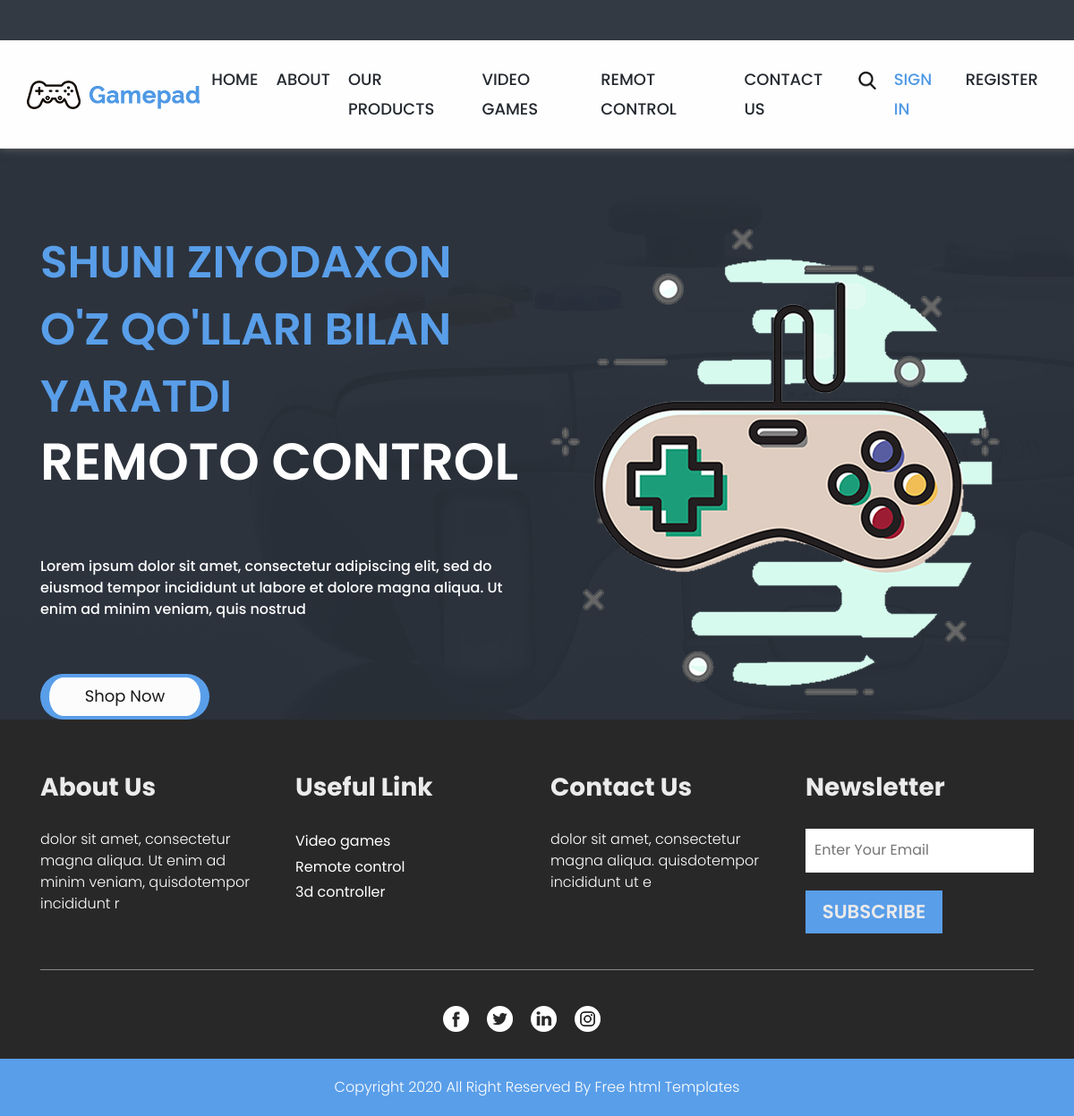
The page /remot/ on the database its author committed.
### blog/models.py (models this page shows, shortened)
class Uchdi(models.Model):
    name = models.CharField(max_length=200)
    image = models.ImageField(upload_to='uchdi/')

### blog/views.py (the view)
# urls.py: path('remot/',    Remot,     name="remot"),
def Remot(request):
    uchdi = Uchdi.objects.all()
    context = {
        'uchdi': uchdi
    }
    return render(request, 'remot.html', context=context)

### templates/remot.html
{% extends 'base.html' %}
{% load static %}
{% block content %}
  <div class="video_section layout_padding padding_video_0">
    <div class="container">
      {% for uch in uchdi%}
      <div class="row">
        <div class="col-md-6">
          <h1 class="video_text_2">{{uch.name}}</h1>
          <h1 class="controller_text_2">remoto control</h1>
          <p class="banner_text_2">Lorem ipsum dolor sit amet, consectetur adipiscing elit, sed do eiusmod tempor incididunt ut labore et dolore magna aliqua. Ut enim ad minim veniam, quis nostrud</p>
          <div class="shop_bt"><a href="#">Shop Now</a></div>
        </div>
        <div class="col-md-6">
          <div class="image_4"><img src="{{uch.image.url}}"></div>
        </div>
      </div>
      {% endfor %}
    </div>
  </div>
{% endblock content %}

### static/css/style.css (style rules this page uses)
* { box-sizing: border-box !important; transition: ease all 0.5s; }
html { scroll-behavior: smooth; }
body { color: #666666; font-size: 14px; font-family:Poppins; line-height: 1.80857; font-weight: normal; overflow-x: hidden; }
a { color: #1f1f1f; text-decoration: none !important; outline: none !important; -webkit-transition: all .3s ease-in-out; -moz-transition: all .3s ease-in-out; -ms-transition: all .3s ease-in-out; -o-transition: all .3s ease-in-out; transition: all .3s ease-in-out; }
h1, h2, h3, h4, h5, h6 { letter-spacing: 0; font-weight: normal; position: relative; padding: 0 0 10px 0; font-weight: normal; line-height: normal; color: #111111; margin: 0 }
h1 { font-size: 24px }
*, *::after, *::before { -webkit-box-sizing: border-box; -moz-box-sizing: border-box; box-sizing: border-box; }
p { margin: 20px; font-weight: 300; font-size: 15px; line-height: 24px; }
a { color: #222222; text-decoration: none; outline: none !important; }
a, .btn { text-decoration: none !important; outline: none !important; -webkit-transition: all .3s ease-in-out; -moz-transition: all .3s ease-in-out; -ms-transition: all .3s ease-in-out; -o-transition: all .3s ease-in-out; transition: all .3s ease-in-out; }
img { max-width: 100%; height: auto; }
.layout_padding { padding-top: 90px; padding-bottom: 0px; }
.shop_bt { width: 35%; float: left; font-size: 18px; text-align: center; background-color: #fcfcfd; color: #191919; border-left: 10px solid #599ee9; border-radius: 30px; border-right: 10px solid #599ee9; border-top: 4px solid #599ee9; border-bottom: 4px solid #599ee9; padding: 5px 0px; margin-top: 40px; }
.shop_bt a { color: #191919; }
.video_section { width: 100%; float: left; background-image: url(../images/videobg.png); height: auto; margin-top: 90px; }
.video_text_2 { width: 100%; float: left; font-size: 50px; color: #599ee9; font-weight: 600; text-transform: uppercase; }
.controller_text_2 { width: 100%; float: left; font-size: 58px; color: #fefeff; font-weight: 600; text-transform: uppercase; line-height: 50px; }
.banner_text_2 { width: 100%; float: left; font-size: 16px; color: #fefeff; font-weight: 500; margin-left: 0px; padding-top: 50px; }
.padding_video_0 { margin-top: 0px; }

### rows shown on the page
Uchdi: name "SHUNI ZIYODAXON O'Z QO'LLARI BILAN YARATDI", image (picture)
